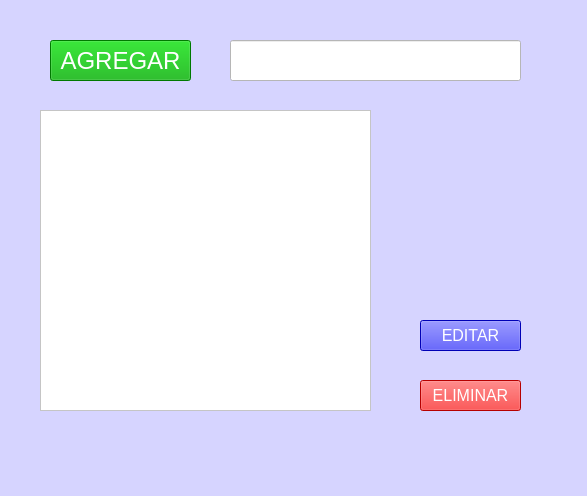
<?xml version="1.0" encoding="UTF-8"?>
<ui version="4.0">
 <class>MainWindow</class>
 <widget class="QMainWindow" name="MainWindow">
  <property name="geometry">
   <rect>
    <x>0</x>
    <y>0</y>
    <width>587</width>
    <height>496</height>
   </rect>
  </property>
  <property name="windowTitle">
   <string>MainWindow</string>
  </property>
  <property name="styleSheet">
   <string notr="true">background-color: rgb(214, 212, 255);</string>
  </property>
  <widget class="QWidget" name="centralwidget">
   <widget class="QLineEdit" name="editTarea">
    <property name="geometry">
     <rect>
      <x>230</x>
      <y>40</y>
      <width>291</width>
      <height>41</height>
     </rect>
    </property>
    <property name="styleSheet">
     <string notr="true">background-color: rgb(255, 255, 255);</string>
    </property>
   </widget>
   <widget class="QPushButton" name="btnAgregar">
    <property name="geometry">
     <rect>
      <x>50</x>
      <y>40</y>
      <width>141</width>
      <height>41</height>
     </rect>
    </property>
    <property name="font">
     <font>
      <pointsize>18</pointsize>
     </font>
    </property>
    <property name="styleSheet">
     <string notr="true">background-color: rgb(0, 170, 0);
color: rgb(255, 255, 255);</string>
    </property>
    <property name="text">
     <string>AGREGAR</string>
    </property>
   </widget>
   <widget class="QListWidget" name="lstTareas">
    <property name="geometry">
     <rect>
      <x>40</x>
      <y>110</y>
      <width>331</width>
      <height>301</height>
     </rect>
    </property>
    <property name="styleSheet">
     <string notr="true">background-color: rgb(255, 255, 255);</string>
    </property>
   </widget>
   <widget class="QPushButton" name="btnEliminar">
    <property name="geometry">
     <rect>
      <x>420</x>
      <y>380</y>
      <width>101</width>
      <height>31</height>
     </rect>
    </property>
    <property name="font">
     <font>
      <pointsize>12</pointsize>
     </font>
    </property>
    <property name="styleSheet">
     <string notr="true">color: rgb(255, 255, 255);
background-color: rgb(255, 0, 0);</string>
    </property>
    <property name="text">
     <string>ELIMINAR</string>
    </property>
   </widget>
   <widget class="QPushButton" name="btnEditar">
    <property name="geometry">
     <rect>
      <x>420</x>
      <y>320</y>
      <width>101</width>
      <height>31</height>
     </rect>
    </property>
    <property name="font">
     <font>
      <pointsize>12</pointsize>
     </font>
    </property>
    <property name="styleSheet">
     <string notr="true">color: rgb(255, 255, 255);
background-color: rgb(0, 0, 255);</string>
    </property>
    <property name="text">
     <string>EDITAR</string>
    </property>
   </widget>
  </widget>
  <widget class="QMenuBar" name="menubar">
   <property name="geometry">
    <rect>
     <x>0</x>
     <y>0</y>
     <width>587</width>
     <height>21</height>
    </rect>
   </property>
  </widget>
  <widget class="QStatusBar" name="statusbar"/>
 </widget>
 <resources/>
 <connections/>
</ui>
